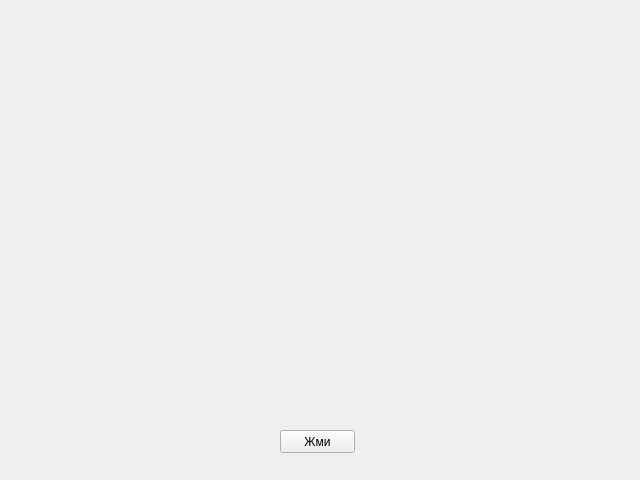
<?xml version="1.0" encoding="UTF-8"?>
<ui version="4.0">
 <class>Form</class>
 <widget class="QWidget" name="Form">
  <property name="geometry">
   <rect>
    <x>0</x>
    <y>0</y>
    <width>640</width>
    <height>480</height>
   </rect>
  </property>
  <property name="windowTitle">
   <string>Yellow circles</string>
  </property>
  <widget class="QPushButton" name="pushButton">
   <property name="geometry">
    <rect>
     <x>280</x>
     <y>430</y>
     <width>75</width>
     <height>23</height>
    </rect>
   </property>
   <property name="text">
    <string>Жми</string>
   </property>
  </widget>
 </widget>
 <resources/>
 <connections/>
</ui>
